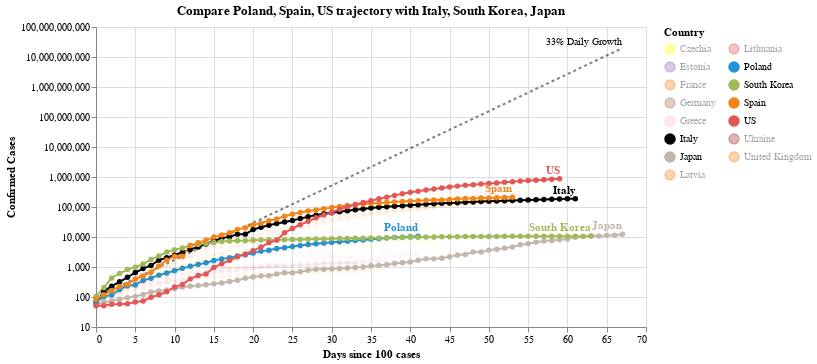

Notebook source saved alongside this figure:
### Code cell
#hide_input
chart2 = make_since_chart(['Poland', 'Spain', 'US'])
chart2

### Figure 1 — Vega-Lite specification as saved in the notebook (floating-point values rounded to 4 significant figures; data arrays with more than 128 entries replaced by an {"elided": "..."} marker saying what was removed)
{"config": {"view": {"continuousWidth": 400, "continuousHeight": 300}}, "layer": [{"mark": {"type": "line", "color": "black", "opacity": 0.5, "strokeDash": [3, 3]}, "encoding": {"x": {"type": "quantitative", "field": "Days since 100 cases"}, "y": {"type": "quantitative", "field": "Confirmed Cases"}}}, {"mark": {"type": "text", "align": "right", "dy": -6, "fontSize": 10, "text": "33% Daily Growth"}, "encoding": {"x": {"type": "quantitative", "field": "Days since 100 cases"}, "y": {"type": "quantitative", "field": "Confirmed Cases"}}, "transform": [{"filter": "(datum['Days since 100 cases'] >= 67)"}]}, {"data": {"name": "data-34068fc04208e3e4af8c7985fd9620e2"}, "mark": {"type": "line", "point": true}, "encoding": {"color": {"type": "nominal", "field": "Country", "legend": {"columns": 2}, "scale": {"domain": ["Czechia", "Estonia", "France", "Germany", "Greece", "Italy", "Japan", "Latvia", "Lithuania", "Poland", "South Korea", "Spain", "US", "Ukraine", "United Kingdom"], "range": ["yellow", "#9467bd", "#F58518", "#9D755D", "pink", "black", "#C1B7AD", "#F58518", "#E45756", "#2495D3", "#A1BA59", "#F58518", "#E45756", "brown", "#F58518"]}}, "opacity": {"condition": {"value": 1, "selection": "selector009"}, "value": 0.05}, "tooltip": [{"type": "nominal", "field": "Country"}, {"type": "temporal", "field": "Date"}, {"type": "quantitative", "field": "Confirmed Cases"}, {"type": "quantitative", "field": "Days since 100 cases"}], "x": {"type": "quantitative", "field": "Days since 100 cases"}, "y": {"type": "quantitative", "field": "Confirmed Cases", "scale": {"type": "log"}}}, "selection": {"selector009": {"type": "multi", "fields": ["Country"], "bind": "legend", "init": [{"Country": "Poland"}, {"Country": "Spain"}, {"Country": "US"}, {"Country": "Italy"}, {"Country": "South Korea"}, {"Country": "Japan"}]}}, "width": 550}, {"data": {"name": "data-34068fc04208e3e4af8c7985fd9620e2"}, "mark": {"type": "text", "align": "right", "dy": -8, "fontWeight": "bold"}, "encoding": {"color": {"type": "nominal", "field": "Country", "legend": {"columns": 2}, "scale": {"domain": ["Czechia", "Estonia", "France", "Germany", "Greece", "Italy", "Japan", "Latvia", "Lithuania", "Poland", "South Korea", "Spain", "US", "Ukraine", "United Kingdom"], "range": ["yellow", "#9467bd", "#F58518", "#9D755D", "pink", "black", "#C1B7AD", "#F58518", "#E45756", "#2495D3", "#A1BA59", "#F58518", "#E45756", "brown", "#F58518"]}}, "opacity": {"condition": {"value": 1, "selection": "selector009"}, "value": 0.05}, "text": {"type": "nominal", "field": "Country"}, "tooltip": [{"type": "nominal", "field": "Country"}, {"type": "temporal", "field": "Date"}, {"type": "quantitative", "field": "Confirmed Cases"}, {"type": "quantitative", "field": "Days since 100 cases"}], "x": {"type": "quantitative", "field": "Days since 100 cases"}, "y": {"type": "quantitative", "field": "Confirmed Cases", "scale": {"type": "log"}}}, "transform": [{"filter": "(datum['Date'] >= 1587600000000)"}], "width": 550}], "data": {"name": "data-c03d5ae0f3dc2a7efa94be4de4ec1a12"}, "title": "Compare Poland, Spain, US trajectory with Italy, South Korea, Japan", "$schema": "https://vega.github.io/schema/vega-lite/v4.0.2.json", "datasets": {"data-c03d5ae0f3dc2a7efa94be4de4ec1a12": [{"Days since 100 cases": 0, "Confirmed Cases": 100.0}, {"Days since 100 cases": 1, "Confirmed Cases": 133.0}, {"Days since 100 cases": 2, "Confirmed Cases": 176.9}, {"Days since 100 cases": 3, "Confirmed Cases": 235.3}, {"Days since 100 cases": 4, "Confirmed Cases": 312.9}, {"Days since 100 cases": 5, "Confirmed Cases": 416.2}, {"Days since 100 cases": 6, "Confirmed Cases": 553.5}, {"Days since 100 cases": 7, "Confirmed Cases": 736.1}, {"Days since 100 cases": 8, "Confirmed Cases": 979.1}, {"Days since 100 cases": 9, "Confirmed Cases": 1302.0}, {"Days since 100 cases": 10, "Confirmed Cases": 1732.0}, {"Days since 100 cases": 11, "Confirmed Cases": 2303.0}, {"Days since 100 cases": 12, "Confirmed Cases": 3064.0}, {"Days since 100 cases": 13, "Confirmed Cases": 4074.0}, {"Days since 100 cases": 14, "Confirmed Cases": 5419.0}, {"Days since 100 cases": 15, "Confirmed Cases": 7207.0}, {"Days since 100 cases": 16, "Confirmed Cases": 9586.0}, {"Days since 100 cases": 17, "Confirmed Cases": 12750.0}, {"Days since 100 cases": 18, "Confirmed Cases": 16960.0}, {"Days since 100 cases": 19, "Confirmed Cases": 22550.0}, {"Days since 100 cases": 20, "Confirmed Cases": 29990.0}, {"Days since 100 cases": 21, "Confirmed Cases": 39890.0}, {"Days since 100 cases": 22, "Confirmed Cases": 53060.0}, {"Days since 100 cases": 23, "Confirmed Cases": 70560.0}, {"Days since 100 cases": 24, "Confirmed Cases": 93850.0}, {"Days since 100 cases": 25, "Confirmed Cases": 124800.0}, {"Days since 100 cases": 26, "Confirmed Cases": 166000.0}, {"Days since 100 cases": 27, "Confirmed Cases": 220800.0}, {"Days since 100 cases": 28, "Confirmed Cases": 293700.0}, {"Days since 100 cases": 29, "Confirmed Cases": 390600.0}, {"Days since 100 cases": 30, "Confirmed Cases": 519500.0}, {"Days since 100 cases": 31, "Confirmed Cases": 690900.0}, {"Days since 100 cases": 32, "Confirmed Cases": 918900.0}, {"Days since 100 cases": 33, "Confirmed Cases": 1222000.0}, {"Days since 100 cases": 34, "Confirmed Cases": 1625000.0}, {"Days since 100 cases": 35, "Confirmed Cases": 2162000.0}, {"Days since 100 cases": 36, "Confirmed Cases": 2875000.0}, {"Days since 100 cases": 37, "Confirmed Cases": 3824000.0}, {"Days since 100 cases": 38, "Confirmed Cases": 5086000.0}, {"Days since 100 cases": 39, "Confirmed Cases": 6764000.0}, {"Days since 100 cases": 40, "Confirmed Cases": 8996000.0}, {"Days since 100 cases": 41, "Confirmed Cases": 11970000.0}, {"Days since 100 cases": 42, "Confirmed Cases": 15910000.0}, {"Days since 100 cases": 43, "Confirmed Cases": 21170000.0}, {"Days since 100 cases": 44, "Confirmed Cases": 28150000.0}, {"Days since 100 cases": 45, "Confirmed Cases": 37440000.0}, {"Days since 100 cases": 46, "Confirmed Cases": 49790000.0}, {"Days since 100 cases": 47, "Confirmed Cases": 66230000.0}, {"Days since 100 cases": 48, "Confirmed Cases": 88080000.0}, {"Days since 100 cases": 49, "Confirmed Cases": 117100000.0}, {"Days since 100 cases": 50, "Confirmed Cases": 155800000.0}, {"Days since 100 cases": 51, "Confirmed Cases": 207200000.0}, {"Days since 100 cases": 52, "Confirmed Cases": 275600000.0}, {"Days since 100 cases": 53, "Confirmed Cases": 366600000.0}, {"Days since 100 cases": 54, "Confirmed Cases": 487500000.0}, {"Days since 100 cases": 55, "Confirmed Cases": 648400000.0}, {"Days since 100 cases": 56, "Confirmed Cases": 862400000.0}, {"Days since 100 cases": 57, "Confirmed Cases": 1147000000.0}, {"Days since 100 cases": 58, "Confirmed Cases": 1525000000.0}, {"Days since 100 cases": 59, "Confirmed Cases": 2029000000.0}, {"Days since 100 cases": 60, "Confirmed Cases": 2698000000.0}, {"Days since 100 cases": 61, "Confirmed Cases": 3589000000.0}, {"Days since 100 cases": 62, "Confirmed Cases": 4773000000.0}, {"Days since 100 cases": 63, "Confirmed Cases": 6348000000.0}, {"Days since 100 cases": 64, "Confirmed Cases": 8443000000.0}, {"Days since 100 cases": 65, "Confirmed Cases": 11230000000.0}, {"Days since 100 cases": 66, "Confirmed Cases": 14940000000.0}, {"Days since 100 cases": 67, "Confirmed Cases": 19860000000.0}], "data-34068fc04208e3e4af8c7985fd9620e2": {"elided": "750 records"}}}
